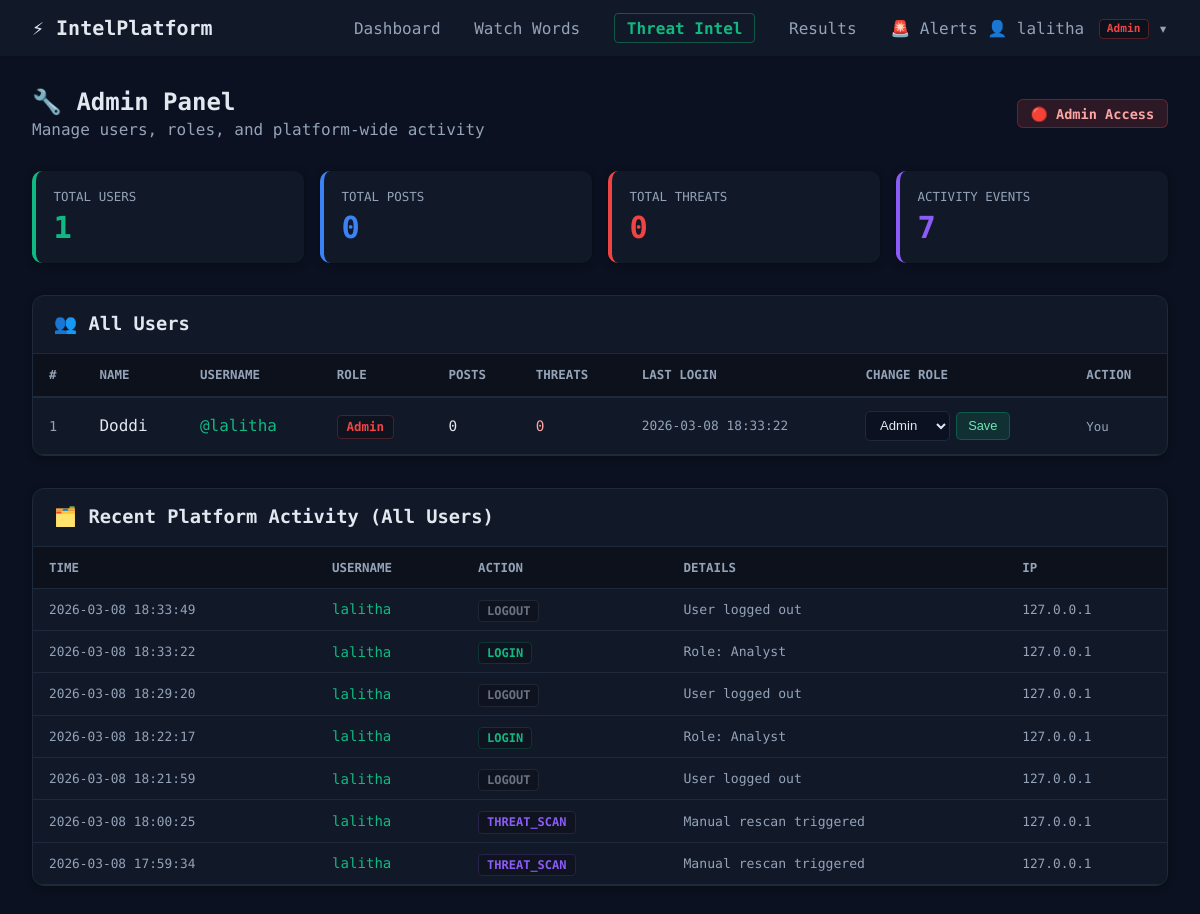
The page /admin (signed in) on the database its author committed.
### tables this page shows
CREATE TABLE users (
                id INTEGER PRIMARY KEY AUTOINCREMENT,
                name TEXT NOT NULL,
                username TEXT UNIQUE NOT NULL,
                password TEXT NOT NULL
            , role TEXT DEFAULT 'Analyst');

CREATE TABLE user_logs (
            id INTEGER PRIMARY KEY AUTOINCREMENT,
            user_id INTEGER NOT NULL,
            username TEXT NOT NULL,
            action TEXT NOT NULL,
            details TEXT DEFAULT '',
            ip_address TEXT DEFAULT '',
            timestamp TEXT NOT NULL
        );

### app.py (the view)
@app.route('/admin')
def admin_panel():
    if 'user_id' not in session:
        return redirect(url_for('login'))
    if session.get('role') != 'Admin':
        flash('Access denied. Admins only.', 'error')
        return redirect(url_for('dashboard'))
    db = get_db()
    users = db.execute('SELECT * FROM users ORDER BY id').fetchall()
    user_stats = []
    for u in users:
        posts = db.execute('SELECT COUNT(*) as c FROM posts WHERE user_id=?', (u['id'],)).fetchone()['c']
        threats = db.execute('SELECT COUNT(*) as c FROM threats WHERE user_id=?', (u['id'],)).fetchone()['c']
        last_login = db.execute(
            "SELECT timestamp FROM user_logs WHERE user_id=? AND action='LOGIN' ORDER BY timestamp DESC LIMIT 1",
            (u['id'],)).fetchone()
        user_stats.append({
            'id': u['id'], 'name': u['name'], 'username': u['username'],
            'role': u['role'], 'posts': posts, 'threats': threats,
            'last_login': last_login['timestamp'] if last_login else 'Never'
        })
    total_users = len(users)
    total_posts = db.execute('SELECT COUNT(*) as c FROM posts').fetchone()['c']
    total_threats = db.execute('SELECT COUNT(*) as c FROM threats').fetchone()['c']
    total_logs = db.execute('SELECT COUNT(*) as c FROM user_logs').fetchone()['c']
    recent_logs = db.execute('SELECT * FROM user_logs ORDER BY timestamp DESC LIMIT 20').fetchall()
    return render_template('admin.html', user_stats=user_stats,
                           total_users=total_users, total_posts=total_posts,
                           total_threats=total_threats, total_logs=total_logs,
                           recent_logs=recent_logs)

### app.py (called while the page is built)
def get_db():
    conn = sqlite3.connect(DATABASE)
    conn.row_factory = sqlite3.Row
    return conn

@app.before_request
def before_request():
    init_db()

### templates/admin.html (shortened to what this page needs)
{% extends 'base.html' %}
{% block content %}
<div style="margin-bottom:2rem;display:flex;justify-content:space-between;align-items:center;flex-wrap:wrap;gap:1rem;">
    <div>
        <h2 style="margin:0;">🔧 Admin Panel</h2>
        <p style="color:var(--text-muted);margin:.25rem 0 0;">Manage users, roles, and platform-wide activity</p>
    </div>
    <span style="background:rgba(239,68,68,.15);color:#fca5a5;padding:.35rem .8rem;border-radius:6px;border:1px solid rgba(239,68,68,.3);font-size:.85rem;font-weight:600;">🔴 Admin Access</span>
</div>
<div style="display:grid;grid-template-columns:repeat(auto-fit,minmax(160px,1fr));gap:1rem;margin-bottom:2rem;">
    {% for label, val, color in [('Total Users', total_users, '#10b981'), ('Total Posts', total_posts, '#3b82f6'), ('Total Threats', total_threats, '#ef4444'), ('Activity Events', total_logs, '#8b5cf6')] %}
    <div style="background:var(--card-bg);padding:1.1rem;border-radius:10px;border-left:4px solid {{color}};box-shadow:0 2px 8px rgba(0,0,0,.3);">
        <p style="margin:0;font-size:.78rem;color:var(--text-muted);text-transform:uppercase;">{{label}}</p>
        <p style="margin:.4rem 0 0;font-size:1.9rem;font-weight:700;color:{{color}};">{{val}}</p>
    </div>
    {% endfor %}
</div>
<div style="background:var(--card-bg);border-radius:12px;border:1px solid var(--border-color);overflow:hidden;box-shadow:0 2px 8px rgba(0,0,0,.3);margin-bottom:2rem;">
    <div style="padding:1.1rem 1.3rem;border-bottom:1px solid var(--border-color);display:flex;justify-content:space-between;align-items:center;">
        <h3 style="margin:0;">👥 All Users</h3>
    </div>
    <div style="overflow-x:auto;">
        <table style="width:100%;border-collapse:collapse;">
            <thead style="background:rgba(0,0,0,.3);border-bottom:2px solid var(--border-color);">
                <tr>
                    {% for h in ['#','Name','Username','Role','Posts','Threats','Last Login','Change Role','Action'] %}
                    <th style="padding:.85rem 1rem;color:var(--text-muted);font-size:.78rem;text-transform:uppercase;text-align:left;white-space:nowrap;">{{h}}</th>
                    {% endfor %}
                </tr>
            </thead>
            <tbody>
                {% for u in user_stats %}
                {% set role_colors = {'Admin':'#ef4444','Analyst':'#10b981','Viewer':'#94a3b8'} %}
                <tr style="border-bottom:1px solid var(--border-color);">
                    <td style="padding:.8rem 1rem;color:var(--text-muted);font-size:.85rem;">{{loop.index}}</td>
                    <td style="padding:.8rem 1rem;font-weight:500;">{{u.name}}</td>
                    <td style="padding:.8rem 1rem;color:var(--primary-color);">@{{u.username}}</td>
                    <td style="padding:.8rem 1rem;">
                        <span style="background:rgba(0,0,0,.2);color:{{role_colors.get(u.role,'#94a3b8')}};padding:.2rem .55rem;border-radius:4px;font-size:.78rem;font-weight:600;border:1px solid {{role_colors.get(u.role,'#94a3b8')}}44;">{{u.role}}</span>
                    </td>
                    <td style="padding:.8rem 1rem;font-size:.9rem;">{{u.posts}}</td>
                    <td style="padding:.8rem 1rem;font-size:.9rem;color:#fca5a5;">{{u.threats}}</td>
                    <td style="padding:.8rem 1rem;font-size:.8rem;color:var(--text-muted);white-space:nowrap;">{{u.last_login}}</td>
                    <td style="padding:.8rem 1rem;">
                        <form method="POST" action="{{ url_for('change_role', uid=u.id) }}" style="display:flex;gap:.4rem;align-items:center;">
                            <select name="role" style="padding:.35rem .6rem;border:1px solid var(--border-color);border-radius:5px;background:#0b1120;color:var(--text-main);font-size:.82rem;">
                                {% for r in ['Admin','Analyst','Viewer'] %}
                                <option value="{{r}}" {% if u.role==r %}selected{% endif %}>{{r}}</option>
                                {% endfor %}
                            </select>
                            <button type="submit" style="padding:.35rem .7rem;background:rgba(16,185,129,.15);color:#6ee7b7;border:1px solid rgba(16,185,129,.3);border-radius:5px;cursor:pointer;font-size:.8rem;">Save</button>
                        </form>
                    </td>
                    <td style="padding:.8rem 1rem;">
                        {% if u.id != session.get('user_id') %}
                        <form method="POST" action="{{ url_for('delete_user', uid=u.id) }}" onsubmit="return confirm('Delete user {{u.username}} and all their data?')">
                            <button type="submit" style="padding:.35rem .7rem;background:rgba(239,68,68,.1);color:#f87171;border:1px solid rgba(239,68,68,.3);border-radius:5px;cursor:pointer;font-size:.8rem;">✕ Delete</button>
                        </form>
                        {% else %}
                        <span style="font-size:.78rem;color:var(--text-muted);">You</span>
                        {% endif %}
                    </td>
                </tr>
                {% endfor %}
            </tbody>
        </table>
    </div>
</div>
<div style="background:var(--card-bg);border-radius:12px;border:1px solid var(--border-color);overflow:hidden;box-shadow:0 2px 8px rgba(0,0,0,.3);">
    <div style="padding:1.1rem 1.3rem;border-bottom:1px solid var(--border-color);">
        <h3 style="margin:0;">🗂️ Recent Platform Activity (All Users)</h3>
    </div>
    <div style="overflow-x:auto;">
        <table style="width:100%;border-collapse:collapse;">
            <thead style="background:rgba(0,0,0,.3);border-bottom:1px solid var(--border-color);">
                <tr>
                    {% for h in ['Time','Username','Action','Details','IP'] %}
                    <th style="padding:.8rem 1rem;color:var(--text-muted);font-size:.78rem;text-transform:uppercase;text-align:left;">{{h}}</th>
                    {% endfor %}
                </tr>
            </thead>
            <tbody>
                {% set action_colors = {'LOGIN':'#10b981','LOGOUT':'#6b7280','FAILED_LOGIN':'#ef4444','THREAT_SCAN':'#8b5cf6','CLEAR_DATA':'#f97316','ROLE_CHANGE':'#f59e0b','DELETE_USER':'#ef4444','SIGNUP':'#06b6d4'} %}
                {% for log in recent_logs %}
                <tr style="border-bottom:1px solid var(--border-color);{% if log.action=='FAILED_LOGIN' %}background:rgba(239,68,68,.04);{% endif %}">
                    <td style="padding:.7rem 1rem;font-size:.8rem;color:var(--text-muted);white-space:nowrap;">{{log.timestamp}}</td>
                    <td style="padding:.7rem 1rem;color:var(--primary-color);font-size:.88rem;">{{log.username}}</td>
                    <td style="padding:.7rem 1rem;">
                        <span style="background:rgba(0,0,0,.2);color:{{action_colors.get(log.action,'#94a3b8')}};padding:.2rem .5rem;border-radius:4px;font-size:.75rem;font-weight:600;border:1px solid {{action_colors.get(log.action,'#94a3b8')}}33;">{{log.action}}</span>
                    </td>
                    <td style="padding:.7rem 1rem;font-size:.82rem;color:var(--text-muted);">{{log.details}}</td>
                    <td style="padding:.7rem 1rem;font-size:.8rem;color:var(--text-muted);font-family:'Share Tech Mono',monospace;">{{log.ip_address or '—'}}</td>
                </tr>
                {% endfor %}
            </tbody>
        </table>
    </div>
</div>
{% endblock %}

### templates/base.html (shortened to what this page needs)
<!DOCTYPE html>
<html lang="en">
<head>
    <link rel="stylesheet" href="{{ url_for('static', filename='css/style.css') }}">
</head>
<body>
    {% if session.get('user_id') %}
    <nav class="navbar">
        <div class="nav-brand">⚡ IntelPlatform</div>
        <div class="nav-links">
            <a href="{{ url_for('dashboard') }}">Dashboard</a>
            <a href="{{ url_for('watchwords') }}">Watch Words</a>
            <a href="{{ url_for('threat_intelligence') }}" class="nav-threat">Threat Intel</a>
            <a href="{{ url_for('results') }}">Results</a>
            <a href="{{ url_for('alert_inbox') }}" style="position:relative;">
                🚨 Alerts
            </a>
            <div class="nav-dropdown" style="position:relative;display:inline-block;">
                {% set role_badge = {'Admin':'#ef4444','Analyst':'#10b981','Viewer':'#94a3b8'} %}
                <span style="cursor:pointer;color:var(--text-muted);">👤 {{ session.get('username') }}
                    <span style="font-size:.7rem;padding:.15rem .45rem;border-radius:4px;font-weight:700;background:rgba(0,0,0,.3);color:{{ role_badge.get(session.get('role','Viewer'),'#94a3b8') }};border:1px solid {{ role_badge.get(session.get('role','Viewer'),'#94a3b8') }}55;vertical-align:middle;margin-left:.3rem;">{{ session.get('role','Viewer') }}</span>
                ▾</span>
            </div>
        </div>
    </nav>
    {% endif %}
    <main class="container">
        {% block content %}{% endblock %}
    </main>
</body>
</html>

### static/css/style.css (style rules this page uses)
:root { --primary-color: #10b981; --primary-hover: #059669; --bg-color: #0b1120; --card-bg: #111827; --text-main: #e2e8f0; --text-muted: #94a3b8; --border-color: #1e293b; --danger: #ef4444; --warning: #f59e0b; --success: #10b981; }
body { margin: 0; font-family: 'Share Tech Mono', 'Courier New', monospace; background-color: var(--bg-color); color: var(--text-main); }
.container { max-width: 1200px; margin: 0 auto; padding: 2rem; }
.navbar { background-color: var(--card-bg); padding: 1rem 2rem; display: flex; justify-content: space-between; align-items: center; box-shadow: 0 1px 3px rgba(0,0,0,0.1); }
.nav-brand { font-size: 1.25rem; font-weight: 700; color: var(--text-main); }
.nav-links a { margin-left: 1.5rem; text-decoration: none; color: var(--text-muted); font-weight: 500; }
.nav-threat { color: #10b981 !important; font-weight: 600 !important; border: 1px solid rgba(16, 185, 129, 0.4); padding: 0.3rem 0.75rem; border-radius: 4px; transition: all 0.2s; }

### rows shown on the page
users: get "Admin", name "Doddi", username "lalitha", role "Admin", role "Admin"
user_logs: last_login "2026-03-08 18:33:22", timestamp "2026-03-08 18:33:22", username "lalitha", action "LOGIN", details "Role: Analyst", ip_address "127.0.0.1"
user_logs: timestamp "2026-03-08 18:33:49", username "lalitha", action "LOGOUT", details "User logged out", ip_address "127.0.0.1"
user_logs: timestamp "2026-03-08 18:29:20", username "lalitha", action "LOGOUT", details "User logged out", ip_address "127.0.0.1"
user_logs: timestamp "2026-03-08 18:22:17", username "lalitha", action "LOGIN", details "Role: Analyst", ip_address "127.0.0.1"
user_logs: timestamp "2026-03-08 18:21:59", username "lalitha", action "LOGOUT", details "User logged out", ip_address "127.0.0.1"
user_logs: timestamp "2026-03-08 18:00:25", username "lalitha", action "THREAT_SCAN", details "Manual rescan triggered", ip_address "127.0.0.1"
user_logs: timestamp "2026-03-08 17:59:34", username "lalitha", action "THREAT_SCAN", details "Manual rescan triggered", ip_address "127.0.0.1"

### other values the page prints
{{ session.get('username') }} "lalitha"
{{ label }} "TOTAL USERS" "TOTAL POSTS" "TOTAL THREATS" "ACTIVITY EVENTS"
{{ val }} "1" "0" "0" "7"
{{ h }} "#" "NAME" "USERNAME" "ROLE" "POSTS" "THREATS" "LAST LOGIN" "CHANGE ROLE" "ACTION"
{{ u.posts }} "0"
{{ u.threats }} "0"
{{ h }} "TIME" "USERNAME" "ACTION" "DETAILS" "IP"
